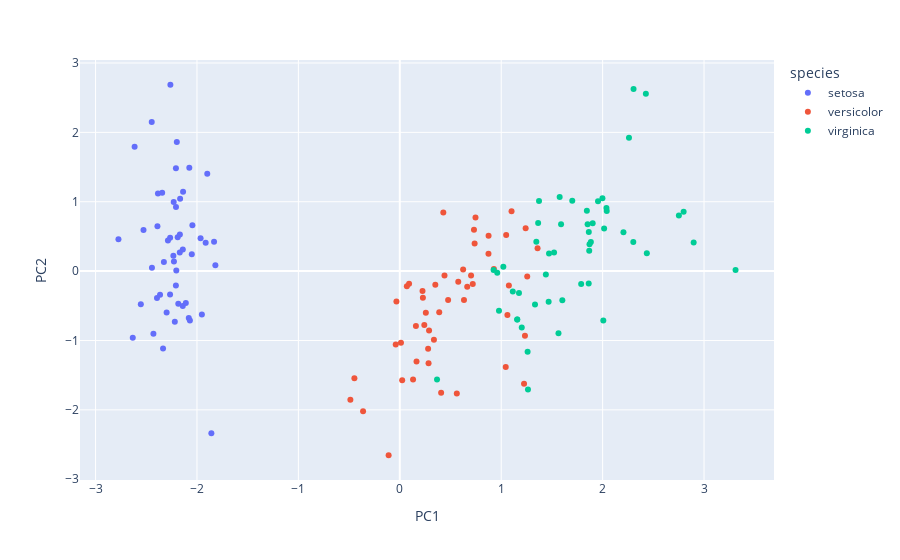

Here is the notebook cell this chart was saved with:
### Code cell
import plotly.express as px
from sklearn.decomposition import PCA
from sklearn.preprocessing import StandardScaler
import seaborn as sns
import pandas as pd

# preparation du dataframe
df = sns.load_dataset('iris')
# Supprimer la colonne 'species'
df_numeric = df.drop(columns='species')
# Normaliser les données
scaler = StandardScaler()
df_scaled = scaler.fit_transform(df_numeric)

# Effectuer l'ACP
acp = PCA(n_components=2)
principalComponents = acp.fit_transform(df_scaled)

# Créer un DataFrame avec les résultats
principalDf = pd.DataFrame(data=principalComponents, columns=['PC1', 'PC2'])

# Ajouter les étiquettes 'species' au DataFrame
principalDf['species'] = df['species']

# Créer le graphique de dispersion avec plotly
fig = px.scatter(principalDf, x='PC1', y='PC2', color='species')

# Afficher le graphique
fig.show()

### Figure 1 — Plotly figure (JSON) as saved in the notebook; plotly's stock layout.template omitted (floating-point values rounded to 4 significant figures)
{"data": [{"hovertemplate": "species=setosa<br>PC1=%{x}<br>PC2=%{y}<extra></extra>", "legendgroup": "setosa", "marker": {"color": "#636efa", "symbol": "circle"}, "mode": "markers", "name": "setosa", "orientation": "v", "showlegend": true, "type": "scatter", "x": [-2.265, -2.081, -2.364, -2.299, -2.39, -2.076, -2.444, -2.233, -2.335, -2.184, -2.166, -2.326, -2.218, -2.633, -2.199, -2.262, -2.208, -2.19, -1.899, -2.343, -1.914, -2.207, -2.774, -1.819, -2.227, -1.952, -2.051, -2.169, -2.14, -2.265, -2.14, -1.832, -2.615, -2.446, -2.11, -2.208, -2.045, -2.527, -2.43, -2.17, -2.286, -1.858, -2.554, -1.964, -2.137, -2.07, -2.385, -2.394, -2.229, -2.204], "xaxis": "x", "y": [0.48, -0.6741, -0.3419, -0.5974, 0.6468, 1.489, 0.04764, 0.2231, -1.115, -0.469, 1.044, 0.1331, -0.7287, -0.9615, 1.86, 2.686, 1.484, 0.4888, 1.405, 1.128, 0.4089, 0.9241, 0.4583, 0.08556, 0.1373, -0.6256, 0.2422, 0.5271, 0.3132, -0.3377, -0.5045, 0.4237, 1.794, 2.151, -0.4602, -0.2061, 0.6616, 0.5923, -0.9042, 0.2689, 0.4417, -2.337, -0.4791, 0.4723, 1.142, -0.7111, 1.12, -0.3862, 0.998, 0.009216], "yaxis": "y"}, {"hovertemplate": "species=versicolor<br>PC1=%{x}<br>PC2=%{y}<extra></extra>", "legendgroup": "versicolor", "marker": {"color": "#EF553B", "symbol": "circle"}, "mode": "markers", "name": "versicolor", "orientation": "v", "showlegend": true, "type": "scatter", "x": [1.102, 0.7313, 1.241, 0.4075, 1.075, 0.3887, 0.7465, -0.4873, 0.9279, 0.01143, -0.1102, 0.4407, 0.5621, 0.7196, -0.03335, 0.8754, 0.3503, 0.1588, 1.225, 0.1649, 0.7377, 0.4763, 1.234, 0.6329, 0.7027, 0.8743, 1.257, 1.358, 0.6648, -0.04026, 0.1308, 0.02345, 0.2415, 1.061, 0.224, 0.4291, 1.049, 1.045, 0.06959, 0.2835, 0.2791, 0.6246, 0.3365, -0.3622, 0.2886, 0.09136, 0.2277, 0.5764, -0.4477, 0.2567], "xaxis": "x", "y": [0.863, 0.5946, 0.6163, -1.754, -0.2084, -0.5933, 0.773, -1.852, 0.03223, -1.034, -2.654, -0.0633, -1.765, -0.1862, -0.439, 0.5091, -0.1963, -0.7921, -1.622, -1.303, 0.3966, -0.4173, -0.9333, -0.4164, -0.06341, 0.2508, -0.07726, 0.3313, -0.2259, -1.059, -1.562, -1.572, -0.7773, -0.6338, -0.2878, 0.8456, 0.5221, -1.383, -0.2195, -1.329, -1.12, 0.02492, -0.9884, -2.019, -0.8557, -0.1812, -0.3849, -0.1549, -1.544, -0.5989], "yaxis": "y"}, {"hovertemplate": "species=virginica<br>PC1=%{x}<br>PC2=%{y}<extra></extra>", "legendgroup": "virginica", "marker": {"color": "#00cc96", "symbol": "circle"}, "mode": "markers", "name": "virginica", "orientation": "v", "showlegend": true, "type": "scatter", "x": [1.845, 1.158, 2.205, 1.44, 1.868, 2.752, 0.367, 2.302, 2.007, 2.26, 1.364, 1.603, 1.884, 1.26, 1.468, 1.59, 1.471, 2.426, 3.311, 1.264, 2.038, 0.978, 2.898, 1.333, 1.701, 1.954, 1.175, 1.021, 1.788, 1.864, 2.436, 2.305, 1.863, 1.114, 1.202, 2.799, 1.576, 1.346, 0.9248, 1.852, 2.015, 1.902, 1.158, 2.041, 1.998, 1.871, 1.565, 1.521, 1.373, 0.9607], "xaxis": "x", "y": [0.8704, -0.6989, 0.562, -0.04699, 0.295, 0.8004, -1.562, 0.4201, -0.7114, 1.921, 0.6928, -0.4217, 0.4192, -1.162, -0.4423, 0.6762, 0.2556, 2.557, 0.01778, -1.707, 0.9105, -0.5718, 0.4136, -0.4818, 1.014, 1.008, -0.3164, 0.06435, -0.1874, 0.5623, 0.2593, 2.626, -0.1785, -0.2929, -0.8113, 0.8568, 1.069, 0.4224, 0.01722, 0.6761, 0.6139, 0.6896, -0.6989, 0.8675, 1.049, 0.387, -0.8967, 0.2691, 1.011, -0.02433], "yaxis": "y"}], "layout": {"legend": {"title": {"text": "species"}, "tracegroupgap": 0}, "margin": {"t": 60}, "xaxis": {"anchor": "y", "domain": [0, 1], "title": {"text": "PC1"}}, "yaxis": {"anchor": "x", "domain": [0, 1], "title": {"text": "PC2"}}}}
